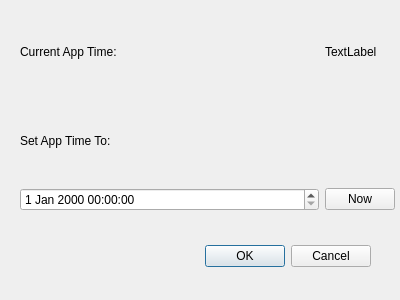
<?xml version="1.0" encoding="UTF-8"?>
<ui version="4.0">
 <class>timeTravelDialog</class>
 <widget class="QDialog" name="timeTravelDialog">
  <property name="geometry">
   <rect>
    <x>0</x>
    <y>0</y>
    <width>400</width>
    <height>300</height>
   </rect>
  </property>
  <property name="windowTitle">
   <string>Dialog</string>
  </property>
  <widget class="QDialogButtonBox" name="buttonBox">
   <property name="geometry">
    <rect>
     <x>30</x>
     <y>240</y>
     <width>341</width>
     <height>32</height>
    </rect>
   </property>
   <property name="orientation">
    <enum>Qt::Orientation::Horizontal</enum>
   </property>
   <property name="standardButtons">
    <set>QDialogButtonBox::StandardButton::Cancel|QDialogButtonBox::StandardButton::Ok</set>
   </property>
  </widget>
  <widget class="QWidget" name="gridLayoutWidget">
   <property name="geometry">
    <rect>
     <x>20</x>
     <y>10</y>
     <width>375</width>
     <height>201</height>
    </rect>
   </property>
   <layout class="QGridLayout" name="gridLayout">
    <item row="0" column="1">
     <widget class="QLabel" name="realtimeLabel">
      <property name="text">
       <string>TextLabel</string>
      </property>
     </widget>
    </item>
    <item row="2" column="1">
     <widget class="QPushButton" name="nowButton">
      <property name="maximumSize">
       <size>
        <width>70</width>
        <height>16777215</height>
       </size>
      </property>
      <property name="text">
       <string>Now</string>
      </property>
     </widget>
    </item>
    <item row="0" column="0">
     <widget class="QLabel" name="label">
      <property name="text">
       <string>Current App Time:</string>
      </property>
     </widget>
    </item>
    <item row="2" column="0">
     <widget class="QDateTimeEdit" name="dateTimeEdit"/>
    </item>
    <item row="1" column="0">
     <widget class="QLabel" name="label_3">
      <property name="text">
       <string>Set App Time To:</string>
      </property>
     </widget>
    </item>
   </layout>
  </widget>
 </widget>
 <resources/>
 <connections>
  <connection>
   <sender>buttonBox</sender>
   <signal>accepted()</signal>
   <receiver>timeTravelDialog</receiver>
   <slot>accept()</slot>
   <hints>
    <hint type="sourcelabel">
     <x>248</x>
     <y>254</y>
    </hint>
    <hint type="destinationlabel">
     <x>157</x>
     <y>274</y>
    </hint>
   </hints>
  </connection>
  <connection>
   <sender>buttonBox</sender>
   <signal>rejected()</signal>
   <receiver>timeTravelDialog</receiver>
   <slot>reject()</slot>
   <hints>
    <hint type="sourcelabel">
     <x>316</x>
     <y>260</y>
    </hint>
    <hint type="destinationlabel">
     <x>286</x>
     <y>274</y>
    </hint>
   </hints>
  </connection>
 </connections>
</ui>
